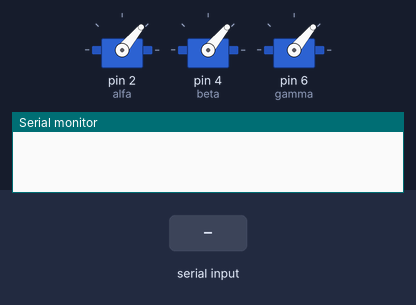
The sketch below on a simulated Arduino Uno, built with avr-gcc and run on an emulated ATmega328P. Shown: 3 × servo, the last lines printed to the serial monitor. The inputs (shaded band) are chosen by the test bench.

Above: at 1.2 s.
1.3 s: "90,45\n" received over Serial
At 1.7 s:
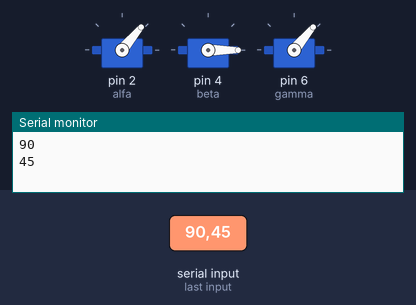
Timing chart, 0 to 4.3 s (numbered marks = the images above; inputs shaded):
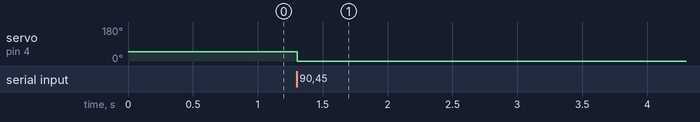

Measured:
- after the input at 1.3 s, servo on pin 4 (beta): 50° → 0° at once

The sketch:

calibrator.ino
```cpp
                                                                                                                                                                                                                                                                                              #include <Servo.h>

Servo alfa;
Servo beta;
Servo gamma;

void setup() {
  alfa.attach(2);
  beta.attach(4);
  gamma.attach(6);

  alfa.write(50);
  beta.write(50);
  gamma.write(50);

  Serial.begin(9600);
  }

void loop() {
  if (Serial.available()) {
    int angle = Serial.parseInt();
    Serial.println(angle);
    beta.writeMicroseconds(angle);
    }
 }
```
